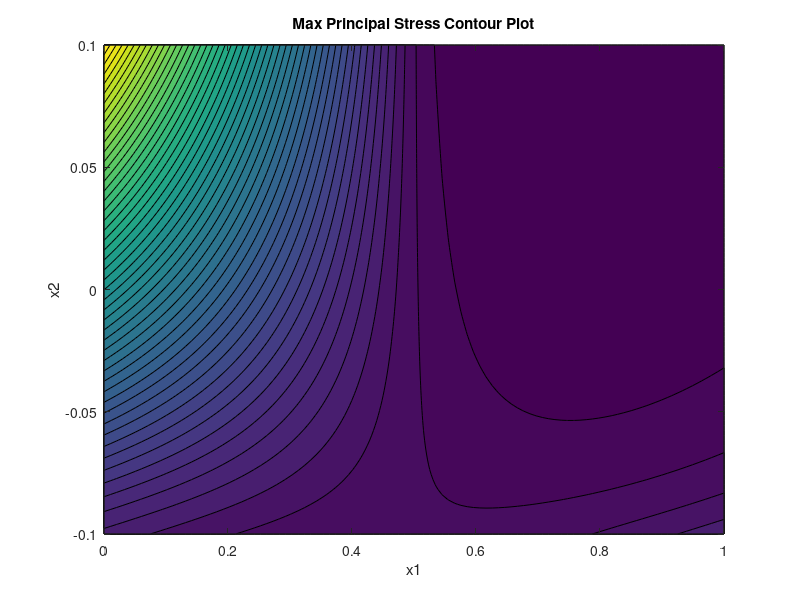
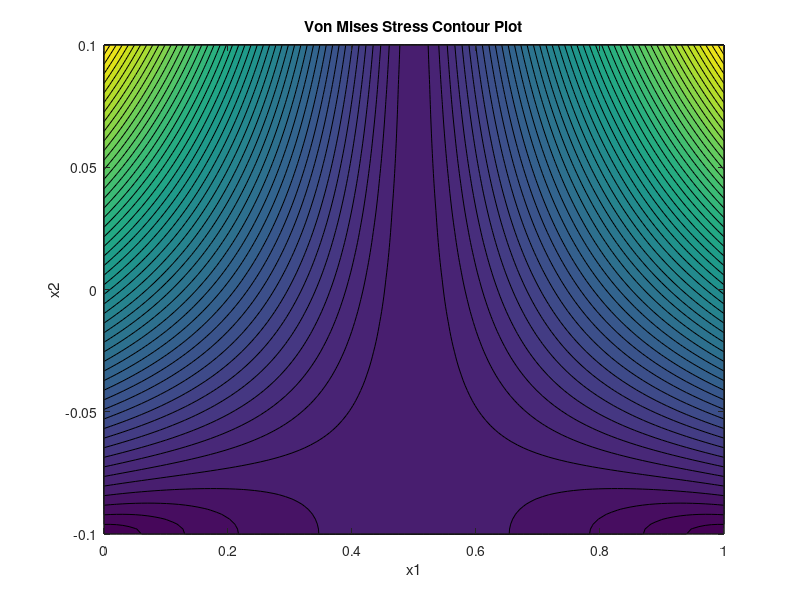

The MATLAB script that drew these images, in order:
%% MEGN 517 A Extended Homework Problem 3 - Rachel Gregg
clear all
clc

%%
% *Part b*
% Plot countours of the maximum principal stresses \sigma_1 in the region
% 0<= x_1 <= L, -c <=x_2<=c
% Given:
LL = 1.0;
cc = 0.1;
PP = 1;

%\sigma_1 eqn
x1=linspace(0,LL);
x2=linspace(-cc,cc);

for i = 1:length(x1)
    for j = 1:length(x2)
   sigma_1(i,j)= (3*PP/(4*cc^3))*(-x1(i)*x2(j) + sqrt(((cc^2+x2(j)^2)^2)+(x1(i)^2)*(x2(j)^2)));     
    end
end
figure(1)
contourf(x1,x2,sigma_1,50)
title('Max Principal Stress Contour Plot')
xlabel('x1')
ylabel('x2')

%%
% *Plot the von Mises stress in the region 0<=x1<=L, -c <=x2 <=c

x_1=linspace(0,LL);
x_2=linspace(-cc,cc);

for u = 1:length(x_1)
    for v = 1:length(x_2)
        sigma_11(u,v) = -(3*PP/(2*cc^3))*x_1(u)*x_2(v);
        sigma_22(u,v)= 0;
        sigma_12(u,v) = (3*PP/(4*cc))*(1-((x_2(v)^2)/(cc^2)));
        sigma_vm (u,v)= sqrt((sigma_11(u,v).^2) + (sigma_22(u,v).^2) -...
            (sigma_11(u,v).*sigma_22(u,v)) + 3*(sigma_12(u,v).^2));
    end
end

figure(2)
contourf(x1,x2,sigma_vm,50)
title('Von Mises Stress Contour Plot')
xlabel('x1')
ylabel('x2')